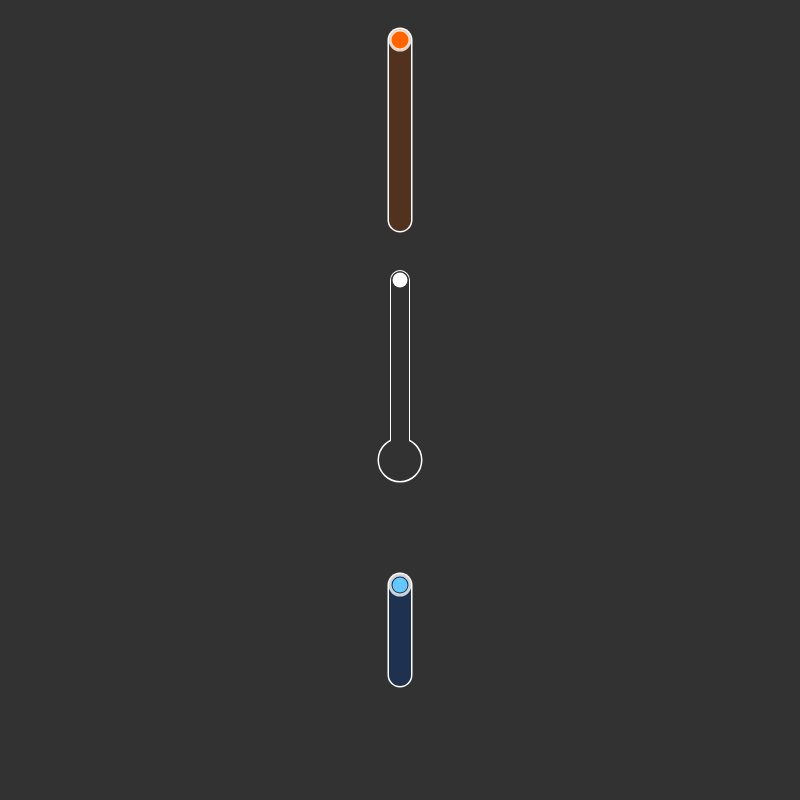
Frame 1 (no input)
Frame 60 (no input): identical to frame 1, image omitted
Frame 120 (the mouse pressed at the canvas centre since frame 60): identical to frame 1, image omitted

The p5.js sketch that drew this single still picture (run headless with seeded random() and noise() and a simulated clock; from frame 60 on, the mouse is pressed at the canvas centre):

// p5.js sketch
// ── sketch.js
function setup() {
  createCanvas(800,800)
}


var indicator = 50

//input one is a translator

var input1X = 400
var input1Y = 585

var dragging1 = false

var anchorX
var anchorY


//input two is a scalar/rotor
var input2X = 400
var input2Y = 40


var dragging2 = false

//These seem mostly relevant for "free" rotor scale
var anchorRadius
var anchorTheta
var scaleFactor
var offsetTheta

var mouseTheta




//output may be driven by translation, or rotor/scaling 
var outputX = 400
var outputY = 280

//home positions to which manipulations are applied (may be cartesian or polar, depending on which input is getting dragged)
var homePos1
var homePos2




function draw() {
	background(indicator)

	/*
	noFill()
	stroke(200)
	strokeWeight(1)
	line(0,height/2,width,height/2)
	line(width/2,0,width/2,height)
	ellipse(width/2,height/2,200,200)
	*/

	//maze
	stroke(255)
	noFill()
	strokeWeight(20)
	line(400,280,400,460)
	ellipse(400,460,25,25)


	stroke(indicator)
	strokeWeight(18)
	line(400,280,400,460)
	ellipse(400,460,24,24)

	//lower slot
	stroke(255)
	noFill()
	strokeWeight(25)
	line(400,585,400,675)
	stroke(30,50,80)
	strokeWeight(22)
	line(400,585,400,675)

	//upper slot
	stroke(255)
	noFill()
	strokeWeight(25)
	line(400,40,400,220)
	stroke(80,50,30)
	strokeWeight(22)
	line(400,40,400,220)

	if(dragging1){
		if(mouseY<585){
			input1Y = 585
		}else if(mouseY>675){
			input1Y = 675
		}else{
			input1Y = mouseY
		}
	

		outputX = homePos1 + (input1X-anchorX)
		outputY = homePos2 + (input1Y-anchorY)


		push()


			fill(0,0,255,10)
			noStroke()
			rect(0,0,width,height)

			translate(input1X-anchorX,input1Y-anchorY)

			noFill()
			stroke(100,200,255,150)
			strokeWeight(1)
			for(i=-20;i<20;i++){
				line(-width,75*i,width*2,75*i)
				line(75*i,-height,75*i,height*2)
			}		

		pop()


	}

	if(dragging2){

		//mouseTheta = atan2(mouseY-height/2,mouseX-width/2)


		if(mouseY<40){
			input2Y = 40
		}else if(mouseY>220){
			input2Y = 220
		}else{
			input2Y = mouseY
		}

		scaleFactor = sqrt((dist(input2X,input2Y,width/2,height/2)/100)*(dist(input2X,input2Y,width/2,height/2)/100))/anchorRadius
		offsetTheta = atan2(input2Y-height/2,input2X-width/2)-anchorTheta
		outputX = width/2+100*(scaleFactor*homePos1)*cos(homePos2+offsetTheta)
		outputY = height/2+100*(scaleFactor*homePos1)*sin(homePos2+offsetTheta)

		push()

			fill(255,0,0,10)
			rect(0,0,width,height)

			translate(width/2,height/2)
			rotate(offsetTheta)
			scale(scaleFactor)

			noFill()
			stroke(255,100,0,150)
			strokeWeight(1/scaleFactor)

			for(i=0;i<8;i++){
				line(0,0,1000*cos(i*TWO_PI/8),1000*sin(i*TWO_PI/8))
			}
			for(i=0;i<16;i++){
				ellipse(0,0,100*i,100*i)
			}

		pop()



	}



	noStroke()
	fill(100,200,255)
	ellipse(input1X,input1Y,15,15)
	noFill()
	stroke(255,200)
	strokeWeight(3)
	ellipse(input1X,input1Y,20,20)


	noStroke()
	fill(255,100,0)
	ellipse(input2X,input2Y,15,15)
	strokeWeight(3)
	stroke(255,200)
	ellipse(input2X,input2Y,20,20)


	noStroke()
	fill(255)
	ellipse(outputX,outputY,15,15)


}


function touchStarted() {
	if(dist(mouseX,mouseY,input1X,input1Y)<25){
		dragging1 = true
		anchorX = input1X
		anchorY = input1Y
		homePos1 = outputX
		homePos2 = outputY
	}else if(dist(mouseX,mouseY,input2X,input2Y)<25){
		dragging2 = true
		anchorRadius = sqrt((dist(input2X,input2Y,width/2,height/2)/100)*(dist(input2X,input2Y,width/2,height/2)/100))
		anchorTheta = atan2(input2Y-height/2,input2X-width/2)
		homePos1 = sqrt((dist(outputX,outputY,width/2,height/2)/100)*(dist(outputX,outputY,width/2,height/2)/100))
		homePos2 = atan2(outputY-height/2,outputX-width/2)
	}
}

function touchMoved() {
	return false
}

function touchEnded(){
	dragging1 = false
	dragging2 = false
}
